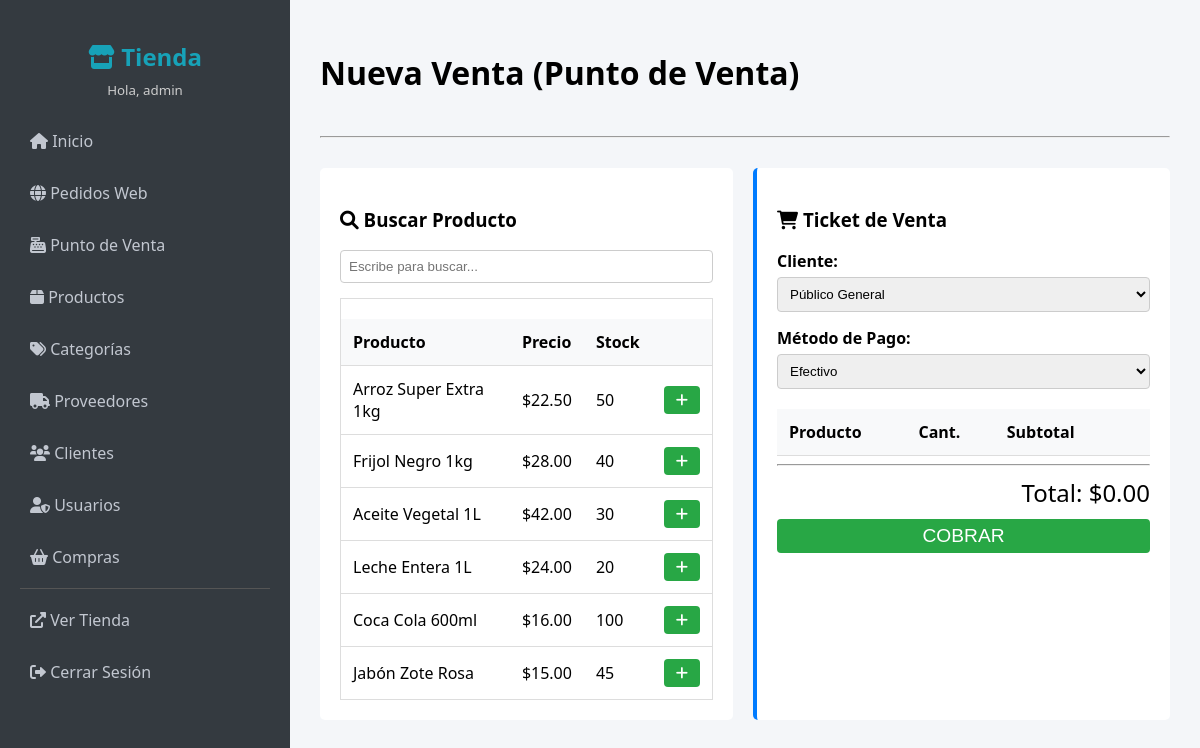
/admin/nueva_venta.php (signed in), run on the app's committed database.
### tables this page shows
CREATE TABLE IF NOT EXISTS productos (
    id INT AUTO_INCREMENT PRIMARY KEY,
    codigo_barras VARCHAR(50) UNIQUE,
    nombre VARCHAR(100) NOT NULL,
    descripcion TEXT,
    precio_compra DECIMAL(10, 2) NOT NULL,  
    precio_venta DECIMAL(10, 2) NOT NULL,   
    stock_actual INT DEFAULT 0,
    stock_minimo INT DEFAULT 5,  
    categoria_id INT,
    proveedor_id INT,
    imagen_url VARCHAR(255),
    fecha_modificacion TIMESTAMP DEFAULT CURRENT_TIMESTAMP ON UPDATE CURRENT_TIMESTAMP,
    FOREIGN KEY (categoria_id) REFERENCES categorias(id) ON DELETE SET NULL,
    FOREIGN KEY (proveedor_id) REFERENCES proveedores(id) ON DELETE SET NULL
);

### src/admin/nueva_venta.php (the view, shortened to what this page needs)
<?php
include '../includes/db.php';
include '../includes/helpers.php';
$productos_db = $conn->query("SELECT * FROM productos WHERE stock_actual > 0");
$lista_productos = [];
while($p = $productos_db->fetch_assoc()) {
    $lista_productos[] = $p;
}
?>
<div class="row" style="display:flex; gap:20px;">
    <div class="col" style="flex:1; background: #fff; padding: 20px; border-radius:5px;">
        <h3><i class="fas fa-search"></i> Buscar Producto</h3>
        <div class="form-group">
            <input type="text" id="buscador" placeholder="Escribe para buscar..." onkeyup="filtrarProductos()">
        </div>
        <div class="lista-productos-scroll" style="height: 400px; overflow-y: auto; border:1px solid #ddd;">
            <table id="tabla-productos">
                <thead><tr><th>Producto</th><th>Precio</th><th>Stock</th><th></th></tr></thead>
                <tbody>
                    <?php foreach($lista_productos as $p): ?>
                    <tr class="producto-item">
                        <td><?php echo $p['nombre']; ?></td>
                        <td>$<?php echo $p['precio_venta']; ?></td>
                        <td><?php echo $p['stock_actual']; ?></td>
                        <td>
                            <button type="button" class="btn btn-success btn-sm"
                                onclick="agregarProducto(<?php echo $p['id']; ?>, '<?php echo htmlspecialchars($p['nombre']); ?>', <?php echo $p['precio_venta']; ?>, <?php echo $p['stock_actual']; ?>)">
                                <i class="fas fa-plus"></i>
                            </button>
                        </td>
                    </tr>
                    <?php endforeach; ?>
                </tbody>
            </table>
        </div>
    </div>
    <div class="col" style="flex:1; background: #fff; padding: 20px; border-radius:5px; border-left: 4px solid #007bff;">
        <h3><i class="fas fa-shopping-cart"></i> Ticket de Venta</h3>
        <form method="POST" id="form-venta" onsubmit="return validarVenta()">
            <div class="form-group">
                <label>Cliente:</label>
                <select name="cliente_id">
                    <option value="">Público General</option>
                </select>
            </div>
            <div class="form-group">
                <label>Método de Pago:</label>
                <select name="metodo_pago">
                    <option value="efectivo">Efectivo</option>
                </select>
            </div>
            <table width="100%">
                <thead><tr><th>Producto</th><th>Cant.</th><th>Subtotal</th><th></th></tr></thead>
            </table>
            <hr>
            <div style="text-align: right; font-size: 1.5em; margin: 10px 0;">
                Total: $<span id="total-display">0.00</span>
            </div>
            <button type="submit" class="btn btn-success" style="width: 100%; font-size: 1.2em;">COBRAR</button>
        </form>
    </div>
</div>

### src/assets/css/admin.css (style rules this page uses)
body { font-family: 'Segoe UI', sans-serif; background-color: #f4f6f9; margin: 0; display: flex; min-height: 100vh; }
table { width: 100%; border-collapse: collapse; margin-top: 20px; }
th, td { padding: 12px; text-align: left; border-bottom: 1px solid #ddd; }
th { background-color: #f8f9fa; font-weight: bold; }
.btn { padding: 6px 12px; border: none; border-radius: 4px; cursor: pointer; text-decoration: none; font-size: 14px; display: inline-block; color: white; }
.btn-success { background-color: #28a745; }
.form-group { margin-bottom: 15px; }
label { display: block; margin-bottom: 5px; font-weight: bold; }
input[type="text"], input[type="number"], input[type="email"], input[type="password"], select, textarea { width: 100%; padding: 8px; border: 1px solid #ccc; border-radius: 4px; box-sizing: border-box; }

### data on the page
productos: nombre "Arroz Super Extra 1kg", precio_venta "22.50", stock_actual "50"
productos: nombre "Frijol Negro 1kg", precio_venta "28.00", stock_actual "40"
productos: nombre "Aceite Vegetal 1L", precio_venta "42.00", stock_actual "30"
productos: nombre "Leche Entera 1L", precio_venta "24.00", stock_actual "20"
productos: nombre "Coca Cola 600ml", precio_venta "16.00", stock_actual "100"
productos: nombre "Jabón Zote Rosa", precio_venta "15.00", stock_actual "45"

### other printed values
$_SESSION['username'] "admin"
$title "Nueva Venta (Punto de Venta)"
